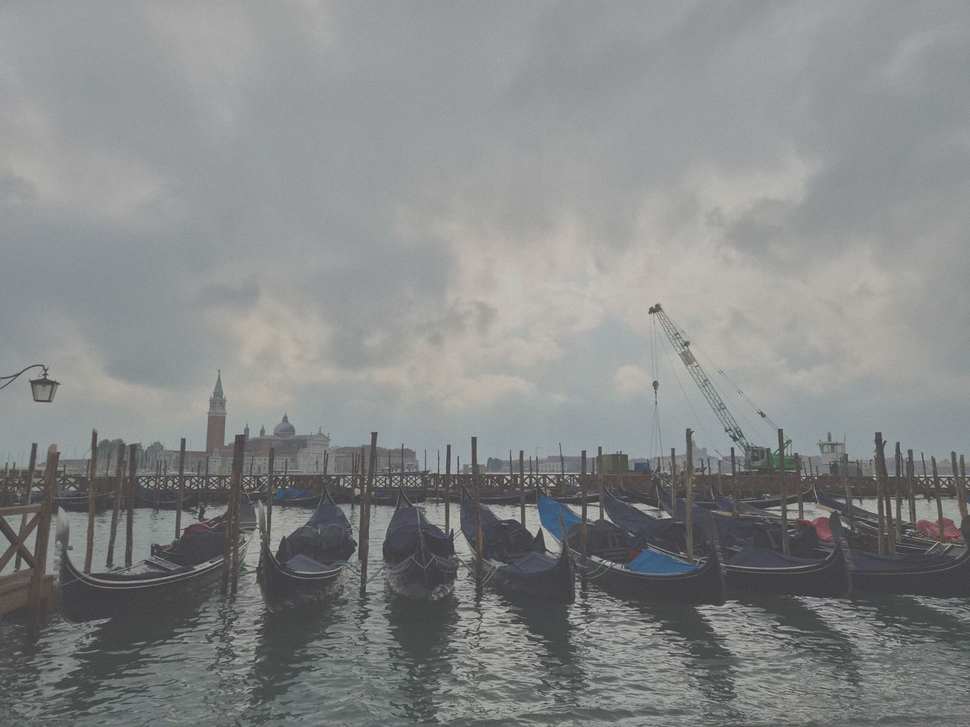
#> input picture images/degraded/img_1.png, 970 x 727 px, shrunk from 1600 x 1200 before the run; its folder holds only this picture in this run
$ python enhancement.py
#> lines starting #> are read from the running program, lines starting #| are printed output that depends on the picture; long printed decimals are rounded
import cv2
import numpy as np

# Load and enhance the four degraded images
for i in range(1, 5):
    image = cv2.imread(f'images/degraded/img_{i}.png')
#> image is the input picture: shape (727, 970, 3); mean B, G, R 136.1, 136.1, 134
    if image is None:
        print(f"Error: img_{i} not found.")
    else:
        print(f"img_{i} loaded successfully.")
        print(image.shape)
#| (727, 970, 3)

        # Convert BGR image to Lab color space
        lab_image = cv2.cvtColor(image, cv2.COLOR_BGR2LAB)
#> lab_image: shape (727, 970, 3); mean of channels 0, 1, 2 143.5, 127.3, 127.7
        print("Lab shape:", lab_image.shape)
#| Lab shape: (727, 970, 3)
        print("Lab data type:", lab_image.dtype)
#| Lab data type: uint8

        # Extract L (lightness) channel
        L = lab_image[:, :, 0]
        print("L shape:", L.shape)
#| L shape: (727, 970)

        # Calculate 2nd and 98th percentiles
        p2 = np.percentile(L, 2)
#> p2 = 72
        p98 = np.percentile(L, 98)
#> p98 = 188

        # Convert L channel to float32
        L_float = L.astype(np.float32)

        # Apply contrast stretching only if the range is valid
        if p98 > p2:
            L_stretched = ((L_float - p2)/ (p98 - p2)) * 255
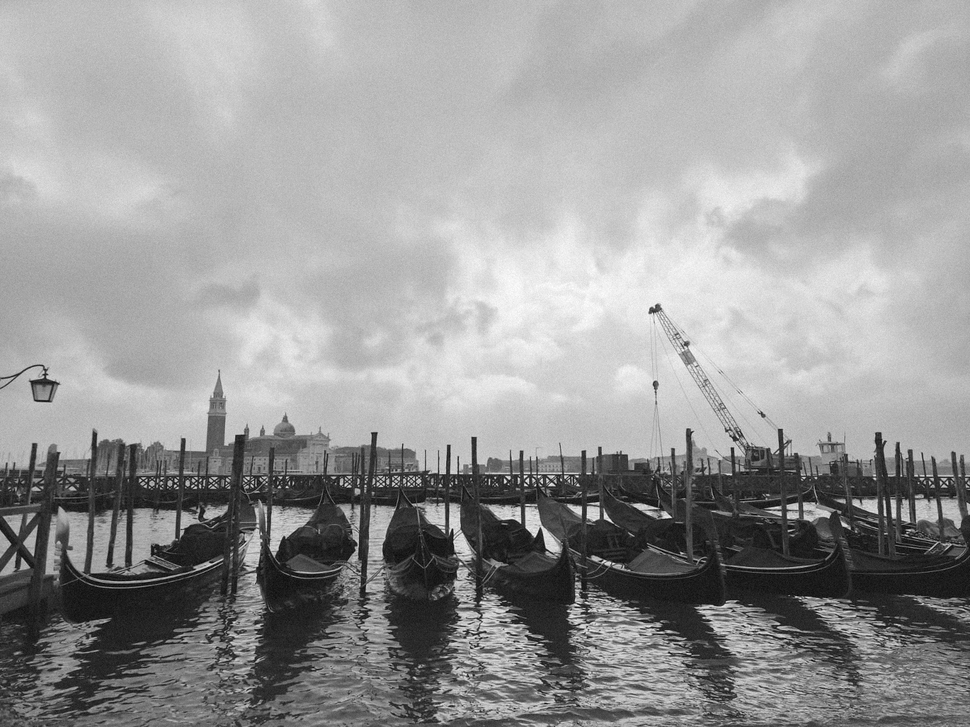
#> L_stretched: shape (727, 970) float32; min -35.17, max 285.8, mean 157.2; drawn with min black and max white
            L_clipped = np.clip(L_stretched, 0, 255)
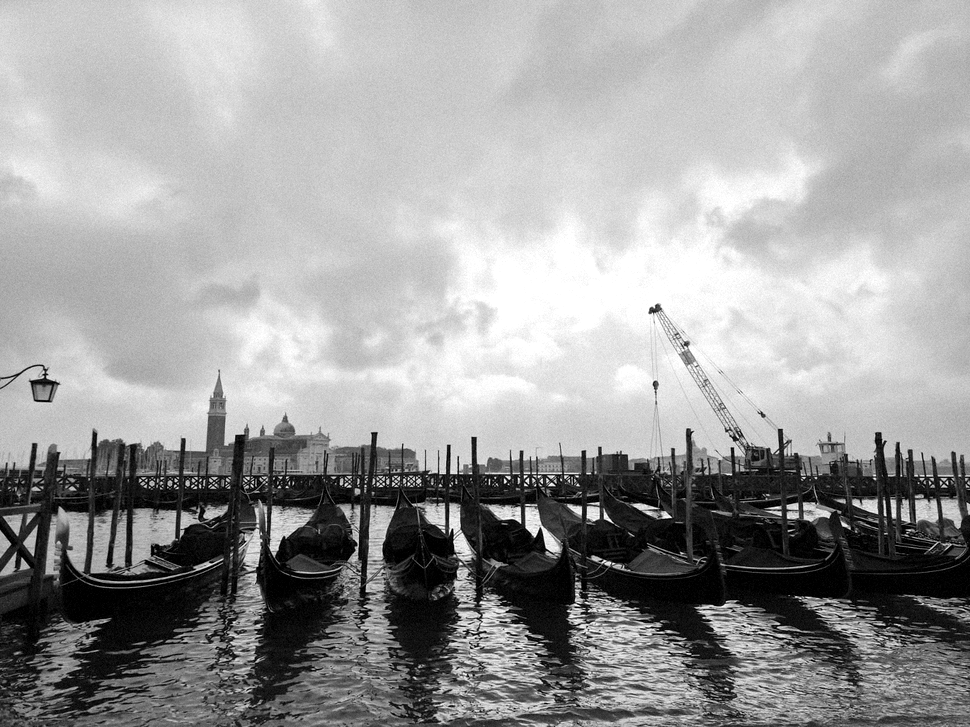
#> L_clipped: shape (727, 970) float32; min 0, max 255, mean 157.1
            L_uint8 = L_clipped.astype(np.uint8)
        else:
            # Avoid division by zero
            # Keep the original L channel unchanged
            L_uint8 = L.astype(np.uint8)

        # Reconstruct the Lab image
        enhanced_lab = lab_image.copy()
        enhanced_lab[:, :, 0] = L_uint8
#> enhanced_lab: shape (727, 970, 3); mean of channels 0, 1, 2 156.6, 127.3, 127.7

        # Convert Lab back to BGR
        enhanced_bgr = cv2.cvtColor(enhanced_lab, cv2.COLOR_LAB2BGR)

        # Save enhanced image
        saved_image = cv2.imwrite(f'images/contrast_stretched/img_{i}.png', enhanced_bgr)

        print("P2:", p2)
#| P2: 72.0
        print("P98:", p98)
#| P98: 188.0
        print("Stretched min:", L_stretched.min())
#| Stretched min: -35.172
        print("Stretched max:", L_stretched.max())
#| Stretched max: 285.776
        print("Clipped min:", L_clipped.min())
#| Clipped min: 0.0
        print("Clipped max:", L_clipped.max())
#| Clipped max: 255.0
        print("Enhanced Lab shape:", enhanced_lab.shape)
#| Enhanced Lab shape: (727, 970, 3)
        print("Enhanced Lab dtype:", enhanced_lab.dtype)
#| Enhanced Lab dtype: uint8
        print("Enhanced BGR shape:", enhanced_bgr.shape)
#| Enhanced BGR shape: (727, 970, 3)
        print("Enhanced BGR dtype:", enhanced_bgr.dtype)
#| Enhanced BGR dtype: uint8
        print(f"img_{i} saved successfully: {saved_image}")
#| img_1 saved successfully: True
